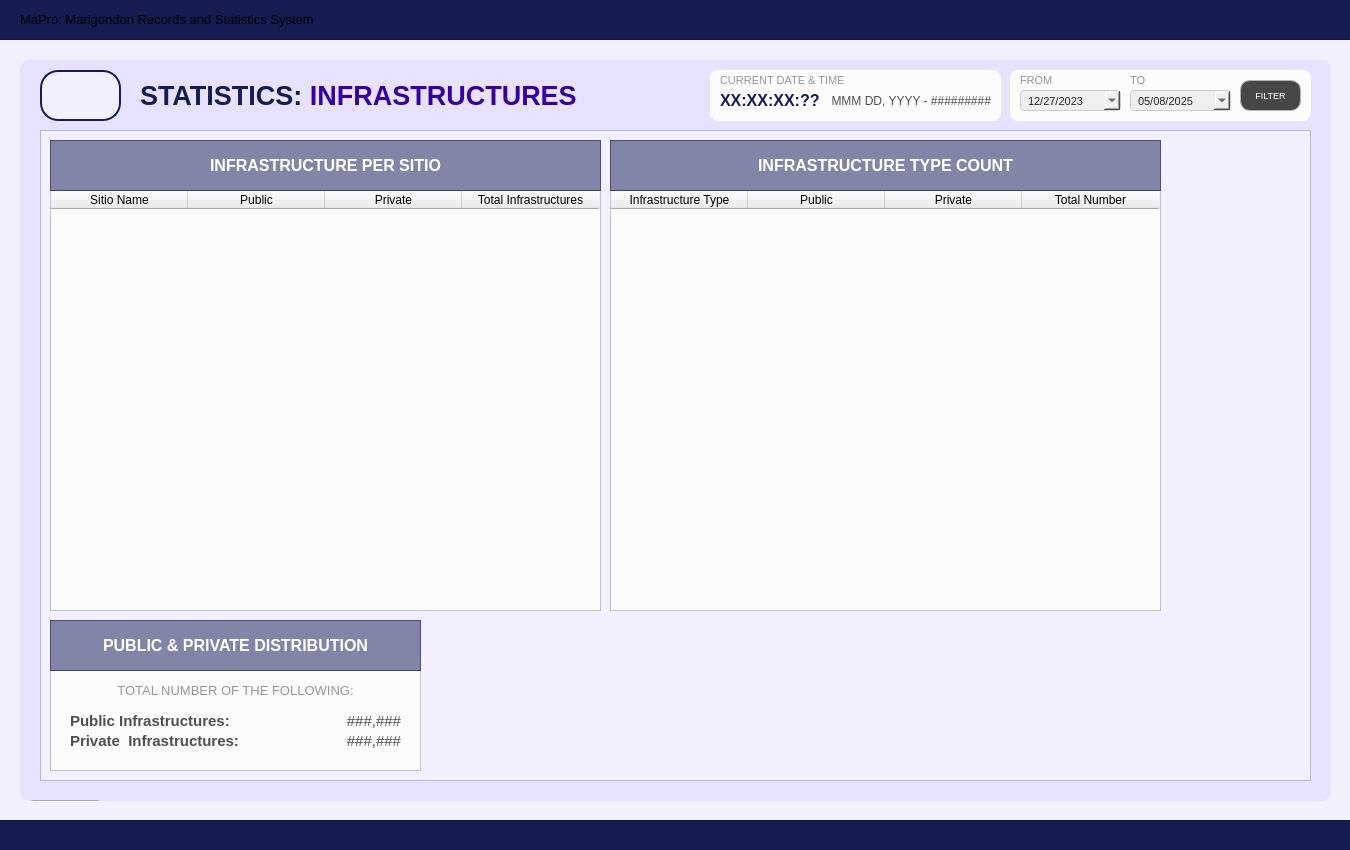
<?xml version="1.0" encoding="UTF-8"?>
<ui version="4.0">
 <class>User_dashboardWidget</class>
 <widget class="QWidget" name="User_dashboardWidget">
  <property name="geometry">
   <rect>
    <x>0</x>
    <y>0</y>
    <width>1350</width>
    <height>850</height>
   </rect>
  </property>
  <property name="sizePolicy">
   <sizepolicy hsizetype="Fixed" vsizetype="Fixed">
    <horstretch>0</horstretch>
    <verstretch>0</verstretch>
   </sizepolicy>
  </property>
  <property name="maximumSize">
   <size>
    <width>1350</width>
    <height>850</height>
   </size>
  </property>
  <property name="windowTitle">
   <string>Form</string>
  </property>
  <property name="styleSheet">
   <string notr="true">#User_dashboardWidget{
	background-color: #f2efff;
}</string>
  </property>
  <widget class="QFrame" name="border_blueLines1">
   <property name="geometry">
    <rect>
     <x>-10</x>
     <y>-1</y>
     <width>1371</width>
     <height>41</height>
    </rect>
   </property>
   <property name="styleSheet">
    <string notr="true">#border_blueLines1{
	background-color: #141c52;
}
</string>
   </property>
   <property name="frameShape">
    <enum>QFrame::Shape::StyledPanel</enum>
   </property>
   <property name="frameShadow">
    <enum>QFrame::Shadow::Raised</enum>
   </property>
   <widget class="QLabel" name="app_title">
    <property name="geometry">
     <rect>
      <x>30</x>
      <y>0</y>
      <width>1301</width>
      <height>41</height>
     </rect>
    </property>
    <property name="font">
     <font>
      <family>Arial</family>
      <pointsize>10</pointsize>
      <bold>false</bold>
     </font>
    </property>
    <property name="styleSheet">
     <string notr="true">#app_title {
	background-color: transparent;
	color: #white;
}
</string>
    </property>
    <property name="text">
     <string>MaPro: Marigondon Records and Statistics System</string>
    </property>
    <property name="alignment">
     <set>Qt::AlignmentFlag::AlignLeading|Qt::AlignmentFlag::AlignLeft|Qt::AlignmentFlag::AlignVCenter</set>
    </property>
   </widget>
  </widget>
  <widget class="QFrame" name="border_blueLines2">
   <property name="geometry">
    <rect>
     <x>-10</x>
     <y>820</y>
     <width>1381</width>
     <height>31</height>
    </rect>
   </property>
   <property name="styleSheet">
    <string notr="true">#border_blueLines2{
	background-color: #141c52;
}
</string>
   </property>
   <property name="frameShape">
    <enum>QFrame::Shape::StyledPanel</enum>
   </property>
   <property name="frameShadow">
    <enum>QFrame::Shadow::Raised</enum>
   </property>
  </widget>
  <widget class="QFrame" name="baseBodyFrame">
   <property name="geometry">
    <rect>
     <x>20</x>
     <y>60</y>
     <width>1311</width>
     <height>741</height>
    </rect>
   </property>
   <property name="styleSheet">
    <string notr="true">#baseBodyFrame {
	background-color: #e7e2ff;
	border: none;
	border-radius: 10px;
}</string>
   </property>
   <property name="frameShape">
    <enum>QFrame::Shape::StyledPanel</enum>
   </property>
   <property name="frameShadow">
    <enum>QFrame::Shadow::Raised</enum>
   </property>
   <widget class="QPushButton" name="logout_buttonLogout_3">
    <property name="geometry">
     <rect>
      <x>10</x>
      <y>740</y>
      <width>71</width>
      <height>31</height>
     </rect>
    </property>
    <property name="font">
     <font>
      <family>Arial</family>
      <pointsize>8</pointsize>
      <bold>true</bold>
     </font>
    </property>
    <property name="cursor">
     <cursorShape>PointingHandCursor</cursorShape>
    </property>
    <property name="styleSheet">
     <string notr="true">#logout_buttonLogout {
    background-color: #bc1c1c;
    color: white;
    border-radius: 5px;
    padding: 10px; /* Optional: Adjusts spacing inside the button */
}
#logout_buttonLogout:hover {
    background-color: #d82020; /* Slightly lighter blue when hovered */
}
#logout_buttonLogout:pressed {
    background-color: #8c1515; /* Darker blue when clicked */
}</string>
    </property>
    <property name="text">
     <string>LOGOUT</string>
    </property>
   </widget>
   <widget class="QLabel" name="title_bodyStatistics">
    <property name="geometry">
     <rect>
      <x>120</x>
      <y>20</y>
      <width>471</width>
      <height>31</height>
     </rect>
    </property>
    <property name="font">
     <font>
      <family>Arial</family>
      <pointsize>20</pointsize>
      <bold>true</bold>
     </font>
    </property>
    <property name="styleSheet">
     <string notr="true">#title_bodyStatistics {
	background-color: transparent;
	color: #141c52;
}
</string>
    </property>
    <property name="text">
     <string>&lt;html&gt;&lt;head/&gt;&lt;body&gt;&lt;p&gt;STATISTICS: &lt;span style=&quot; color:#3600a1;&quot;&gt;INFRASTRUCTURES&lt;/span&gt;&lt;/p&gt;&lt;/body&gt;&lt;/html&gt;</string>
    </property>
   </widget>
   <widget class="QFrame" name="statistics_frameBody">
    <property name="geometry">
     <rect>
      <x>20</x>
      <y>70</y>
      <width>1271</width>
      <height>651</height>
     </rect>
    </property>
    <property name="styleSheet">
     <string notr="true">#statistics_frameBody{
	background-color: #f2efff;
}</string>
    </property>
    <property name="frameShape">
     <enum>QFrame::Shape::StyledPanel</enum>
    </property>
    <property name="frameShadow">
     <enum>QFrame::Shadow::Raised</enum>
    </property>
    <widget class="QTableWidget" name="infra_table">
     <property name="geometry">
      <rect>
       <x>10</x>
       <y>60</y>
       <width>551</width>
       <height>421</height>
      </rect>
     </property>
     <property name="focusPolicy">
      <enum>Qt::FocusPolicy::NoFocus</enum>
     </property>
     <property name="styleSheet">
      <string notr="true">#infra_table{
	background-color: #fcfcfc;
}</string>
     </property>
     <property name="editTriggers">
      <set>QAbstractItemView::EditTrigger::NoEditTriggers</set>
     </property>
     <attribute name="horizontalHeaderDefaultSectionSize">
      <number>137</number>
     </attribute>
     <attribute name="verticalHeaderVisible">
      <bool>false</bool>
     </attribute>
     <column>
      <property name="text">
       <string>Sitio Name</string>
      </property>
      <property name="font">
       <font>
        <family>Arial</family>
       </font>
      </property>
      <property name="background">
       <color>
        <red>59</red>
        <green>57</green>
        <blue>100</blue>
       </color>
      </property>
     </column>
     <column>
      <property name="text">
       <string>Public</string>
      </property>
      <property name="font">
       <font>
        <family>Arial</family>
       </font>
      </property>
      <property name="background">
       <color>
        <red>59</red>
        <green>57</green>
        <blue>100</blue>
       </color>
      </property>
     </column>
     <column>
      <property name="text">
       <string>Private</string>
      </property>
      <property name="font">
       <font>
        <family>Arial</family>
       </font>
      </property>
      <property name="background">
       <color>
        <red>59</red>
        <green>57</green>
        <blue>100</blue>
       </color>
      </property>
     </column>
     <column>
      <property name="text">
       <string>Total Infrastructures</string>
      </property>
      <property name="font">
       <font>
        <family>Arial</family>
       </font>
      </property>
      <property name="background">
       <color>
        <red>59</red>
        <green>57</green>
        <blue>100</blue>
       </color>
      </property>
     </column>
    </widget>
    <widget class="QFrame" name="demo_frameOthers">
     <property name="geometry">
      <rect>
       <x>10</x>
       <y>540</y>
       <width>371</width>
       <height>101</height>
      </rect>
     </property>
     <property name="styleSheet">
      <string notr="true">#demo_frameOthers{
	background-color: #fcfcfc;
}</string>
     </property>
     <property name="frameShape">
      <enum>QFrame::Shape::StyledPanel</enum>
     </property>
     <property name="frameShadow">
      <enum>QFrame::Shadow::Raised</enum>
     </property>
     <widget class="QLabel" name="total_Partnership">
      <property name="geometry">
       <rect>
        <x>190</x>
        <y>60</y>
        <width>161</width>
        <height>21</height>
       </rect>
      </property>
      <property name="font">
       <font>
        <family>Arial</family>
        <pointsize>11</pointsize>
        <bold>false</bold>
       </font>
      </property>
      <property name="styleSheet">
       <string notr="true">#total_Partnership {
	background-color: transparent;
	color: #4f4f4f;
}
</string>
      </property>
      <property name="text">
       <string>###,###</string>
      </property>
      <property name="alignment">
       <set>Qt::AlignmentFlag::AlignRight|Qt::AlignmentFlag::AlignTrailing|Qt::AlignmentFlag::AlignVCenter</set>
      </property>
     </widget>
     <widget class="QLabel" name="total_Sole">
      <property name="geometry">
       <rect>
        <x>190</x>
        <y>40</y>
        <width>161</width>
        <height>21</height>
       </rect>
      </property>
      <property name="font">
       <font>
        <family>Arial</family>
        <pointsize>11</pointsize>
        <bold>false</bold>
       </font>
      </property>
      <property name="styleSheet">
       <string notr="true">#total_Sole {
	background-color: transparent;
	color: #4f4f4f;
}
</string>
      </property>
      <property name="text">
       <string>###,###</string>
      </property>
      <property name="alignment">
       <set>Qt::AlignmentFlag::AlignRight|Qt::AlignmentFlag::AlignTrailing|Qt::AlignmentFlag::AlignVCenter</set>
      </property>
     </widget>
     <widget class="QLabel" name="label_Sole">
      <property name="geometry">
       <rect>
        <x>20</x>
        <y>40</y>
        <width>231</width>
        <height>21</height>
       </rect>
      </property>
      <property name="font">
       <font>
        <family>Arial</family>
        <pointsize>11</pointsize>
        <bold>true</bold>
       </font>
      </property>
      <property name="styleSheet">
       <string notr="true">#label_Sole {
	background-color: transparent;
	color: #4f4f4f;
}
</string>
      </property>
      <property name="text">
       <string>Public Infrastructures:</string>
      </property>
      <property name="alignment">
       <set>Qt::AlignmentFlag::AlignLeading|Qt::AlignmentFlag::AlignLeft|Qt::AlignmentFlag::AlignVCenter</set>
      </property>
     </widget>
     <widget class="QLabel" name="label_Partnership">
      <property name="geometry">
       <rect>
        <x>20</x>
        <y>60</y>
        <width>231</width>
        <height>21</height>
       </rect>
      </property>
      <property name="font">
       <font>
        <family>Arial</family>
        <pointsize>11</pointsize>
        <bold>true</bold>
       </font>
      </property>
      <property name="styleSheet">
       <string notr="true">#label_Partnership {
	background-color: transparent;
	color: #4f4f4f;
}
</string>
      </property>
      <property name="text">
       <string>Private  Infrastructures:</string>
      </property>
      <property name="alignment">
       <set>Qt::AlignmentFlag::AlignLeading|Qt::AlignmentFlag::AlignLeft|Qt::AlignmentFlag::AlignVCenter</set>
      </property>
     </widget>
     <widget class="QLabel" name="label_desc_edlev_2">
      <property name="geometry">
       <rect>
        <x>0</x>
        <y>10</y>
        <width>371</width>
        <height>20</height>
       </rect>
      </property>
      <property name="font">
       <font>
        <family>Arial</family>
        <pointsize>10</pointsize>
       </font>
      </property>
      <property name="styleSheet">
       <string notr="true">#label_desc_edlev_2{
	color: #969696;
}</string>
      </property>
      <property name="text">
       <string>TOTAL NUMBER OF THE FOLLOWING:</string>
      </property>
      <property name="alignment">
       <set>Qt::AlignmentFlag::AlignCenter</set>
      </property>
     </widget>
    </widget>
    <widget class="QFrame" name="table_titleFrameStatistics">
     <property name="geometry">
      <rect>
       <x>10</x>
       <y>10</y>
       <width>551</width>
       <height>51</height>
      </rect>
     </property>
     <property name="styleSheet">
      <string notr="true">#table_titleFrameStatistics{
	background-color: rgba(20, 28, 82, 128)
}
</string>
     </property>
     <property name="frameShape">
      <enum>QFrame::Shape::StyledPanel</enum>
     </property>
     <property name="frameShadow">
      <enum>QFrame::Shadow::Raised</enum>
     </property>
     <widget class="QLabel" name="statistics_labelNote">
      <property name="geometry">
       <rect>
        <x>0</x>
        <y>0</y>
        <width>551</width>
        <height>51</height>
       </rect>
      </property>
      <property name="font">
       <font>
        <family>Arial</family>
        <pointsize>12</pointsize>
        <bold>true</bold>
       </font>
      </property>
      <property name="styleSheet">
       <string notr="true">#statistics_labelNote {
	background-color: transparent;
	color: #FFFFFF;
}
</string>
      </property>
      <property name="text">
       <string>INFRASTRUCTURE PER SITIO</string>
      </property>
      <property name="alignment">
       <set>Qt::AlignmentFlag::AlignCenter</set>
      </property>
     </widget>
    </widget>
    <widget class="QFrame" name="table_titleFrameStatistics3_2">
     <property name="geometry">
      <rect>
       <x>10</x>
       <y>490</y>
       <width>371</width>
       <height>51</height>
      </rect>
     </property>
     <property name="styleSheet">
      <string notr="true">#table_titleFrameStatistics3_2{
	background-color: rgba(20, 28, 82, 128)
}
</string>
     </property>
     <property name="frameShape">
      <enum>QFrame::Shape::StyledPanel</enum>
     </property>
     <property name="frameShadow">
      <enum>QFrame::Shadow::Raised</enum>
     </property>
     <widget class="QLabel" name="statistics_labelNote_5">
      <property name="geometry">
       <rect>
        <x>0</x>
        <y>0</y>
        <width>371</width>
        <height>51</height>
       </rect>
      </property>
      <property name="font">
       <font>
        <family>Arial</family>
        <pointsize>12</pointsize>
        <bold>true</bold>
       </font>
      </property>
      <property name="styleSheet">
       <string notr="true">#statistics_labelNote_5 {
	background-color: transparent;
	color: #FFFFFF;
}
</string>
      </property>
      <property name="text">
       <string>PUBLIC &amp; PRIVATE DISTRIBUTION</string>
      </property>
      <property name="alignment">
       <set>Qt::AlignmentFlag::AlignCenter</set>
      </property>
     </widget>
    </widget>
    <widget class="QTableWidget" name="infra_table_2">
     <property name="geometry">
      <rect>
       <x>570</x>
       <y>60</y>
       <width>551</width>
       <height>421</height>
      </rect>
     </property>
     <property name="focusPolicy">
      <enum>Qt::FocusPolicy::NoFocus</enum>
     </property>
     <property name="styleSheet">
      <string notr="true">#infra_table_2{
	background-color: #fcfcfc;
}</string>
     </property>
     <property name="editTriggers">
      <set>QAbstractItemView::EditTrigger::NoEditTriggers</set>
     </property>
     <attribute name="horizontalHeaderDefaultSectionSize">
      <number>137</number>
     </attribute>
     <attribute name="verticalHeaderVisible">
      <bool>false</bool>
     </attribute>
     <column>
      <property name="text">
       <string>Infrastructure Type</string>
      </property>
      <property name="font">
       <font>
        <family>Arial</family>
       </font>
      </property>
      <property name="background">
       <color>
        <red>59</red>
        <green>57</green>
        <blue>100</blue>
       </color>
      </property>
     </column>
     <column>
      <property name="text">
       <string>Public</string>
      </property>
      <property name="font">
       <font>
        <family>Arial</family>
       </font>
      </property>
      <property name="background">
       <color>
        <red>59</red>
        <green>57</green>
        <blue>100</blue>
       </color>
      </property>
     </column>
     <column>
      <property name="text">
       <string>Private</string>
      </property>
      <property name="font">
       <font>
        <family>Arial</family>
       </font>
      </property>
      <property name="background">
       <color>
        <red>59</red>
        <green>57</green>
        <blue>100</blue>
       </color>
      </property>
     </column>
     <column>
      <property name="text">
       <string>Total Number</string>
      </property>
      <property name="font">
       <font>
        <family>Arial</family>
       </font>
      </property>
      <property name="background">
       <color>
        <red>59</red>
        <green>57</green>
        <blue>100</blue>
       </color>
      </property>
     </column>
    </widget>
    <widget class="QFrame" name="table_titleFrameStatistics_2">
     <property name="geometry">
      <rect>
       <x>570</x>
       <y>10</y>
       <width>551</width>
       <height>51</height>
      </rect>
     </property>
     <property name="styleSheet">
      <string notr="true">#table_titleFrameStatistics_2{
	background-color: rgba(20, 28, 82, 128)
}
</string>
     </property>
     <property name="frameShape">
      <enum>QFrame::Shape::StyledPanel</enum>
     </property>
     <property name="frameShadow">
      <enum>QFrame::Shadow::Raised</enum>
     </property>
     <widget class="QLabel" name="statistics_labelNote_2">
      <property name="geometry">
       <rect>
        <x>0</x>
        <y>0</y>
        <width>551</width>
        <height>51</height>
       </rect>
      </property>
      <property name="font">
       <font>
        <family>Arial</family>
        <pointsize>12</pointsize>
        <bold>true</bold>
       </font>
      </property>
      <property name="styleSheet">
       <string notr="true">#statistics_labelNote_2 {
	background-color: transparent;
	color: #FFFFFF;
}
</string>
      </property>
      <property name="text">
       <string>INFRASTRUCTURE TYPE COUNT</string>
      </property>
      <property name="alignment">
       <set>Qt::AlignmentFlag::AlignCenter</set>
      </property>
     </widget>
    </widget>
   </widget>
   <widget class="QToolButton" name="btn_returnToStatisticsPage">
    <property name="geometry">
     <rect>
      <x>20</x>
      <y>10</y>
      <width>81</width>
      <height>51</height>
     </rect>
    </property>
    <property name="styleSheet">
     <string notr="true">#btn_returnToStatisticsPage {
    background-color: #f2efff;
    color: #141c52;
	border: 2px solid #141c52; 
	border-radius: 18px;
	text-align: left;
    padding: 10px; /* Optional: Adjusts spacing inside the button */
}
#btn_returnToStatisticsPage:hover {
    background-color: #fdfdff; /* Slightly lighter blue when hovered */
}
#btn_returnToStatisticsPage:pressed {
    background-color: #e7e5f4; /* Darker blue when clicked */
}

</string>
    </property>
    <property name="text">
     <string/>
    </property>
    <property name="icon">
     <iconset>
      <normaloff>../../../Assets/FuncIcons/img_return.png</normaloff>../../../Assets/FuncIcons/img_return.png</iconset>
    </property>
    <property name="iconSize">
     <size>
      <width>25</width>
      <height>25</height>
     </size>
    </property>
   </widget>
   <widget class="QFrame" name="demo_frameOthers_3">
    <property name="geometry">
     <rect>
      <x>990</x>
      <y>10</y>
      <width>301</width>
      <height>51</height>
     </rect>
    </property>
    <property name="styleSheet">
     <string notr="true">#demo_frameOthers_3 {
  background-color: #fcfcfc;
  border-radius: 8px; /* Adjust the pixel value to control the roundness */
}</string>
    </property>
    <property name="frameShape">
     <enum>QFrame::Shape::StyledPanel</enum>
    </property>
    <property name="frameShadow">
     <enum>QFrame::Shadow::Raised</enum>
    </property>
    <widget class="QLabel" name="label_total_indppl_2">
     <property name="geometry">
      <rect>
       <x>20</x>
       <y>100</y>
       <width>231</width>
       <height>21</height>
      </rect>
     </property>
     <property name="font">
      <font>
       <family>Arial</family>
       <pointsize>11</pointsize>
       <bold>true</bold>
      </font>
     </property>
     <property name="styleSheet">
      <string notr="true">#label_total_indppl {
	background-color: transparent;
	color: #4f4f4f;
}
</string>
     </property>
     <property name="text">
      <string/>
     </property>
     <property name="alignment">
      <set>Qt::AlignmentFlag::AlignLeading|Qt::AlignmentFlag::AlignLeft|Qt::AlignmentFlag::AlignVCenter</set>
     </property>
    </widget>
    <widget class="QPushButton" name="filter_stat_date_button">
     <property name="geometry">
      <rect>
       <x>230</x>
       <y>10</y>
       <width>61</width>
       <height>31</height>
      </rect>
     </property>
     <property name="font">
      <font>
       <family>Arial</family>
       <pointsize>7</pointsize>
      </font>
     </property>
     <property name="cursor">
      <cursorShape>PointingHandCursor</cursorShape>
     </property>
     <property name="focusPolicy">
      <enum>Qt::FocusPolicy::NoFocus</enum>
     </property>
     <property name="styleSheet">
      <string notr="true">#filter_stat_date_button {

background-color: #474747;

color: white;

border: 1px solid #b5b5b5;

border-radius: 10px;

padding: 10px;

}



#filter_stat_date_button:hover {

background-color: #636363;

color: white;

}



#filter_stat_date_button:pressed {

background-color: #bfbfbf;

color: white;

}</string>
     </property>
     <property name="text">
      <string>FILTER</string>
     </property>
     <property name="icon">
      <iconset>
       <normaloff>../../../Assets/FuncIcons/icon_filter.svg</normaloff>../../../Assets/FuncIcons/icon_filter.svg</iconset>
     </property>
     <property name="iconSize">
      <size>
       <width>18</width>
       <height>18</height>
      </size>
     </property>
    </widget>
    <widget class="QDateEdit" name="filter_date_min">
     <property name="geometry">
      <rect>
       <x>10</x>
       <y>20</y>
       <width>101</width>
       <height>21</height>
      </rect>
     </property>
     <property name="font">
      <font>
       <family>Arial</family>
       <pointsize>8</pointsize>
      </font>
     </property>
     <property name="styleSheet">
      <string notr="true">#filter_date_min {
    background-color: rgb(239, 239, 239);
    color: #242424;
    border: 1px solid #ccc;
    padding: 5px;
    border-radius: 4px;
    font-size: 0.8em; /* Example: 80% of the parent's font size */
}</string>
     </property>
     <property name="dateTime">
      <datetime>
       <hour>0</hour>
       <minute>0</minute>
       <second>0</second>
       <year>2023</year>
       <month>12</month>
       <day>27</day>
      </datetime>
     </property>
     <property name="displayFormat">
      <string>MM/dd/yyyy</string>
     </property>
     <property name="calendarPopup">
      <bool>true</bool>
     </property>
     <property name="currentSectionIndex">
      <number>0</number>
     </property>
     <property name="timeSpec">
      <enum>Qt::TimeSpec::UTC</enum>
     </property>
    </widget>
    <widget class="QDateEdit" name="filter_date_max">
     <property name="geometry">
      <rect>
       <x>120</x>
       <y>20</y>
       <width>101</width>
       <height>21</height>
      </rect>
     </property>
     <property name="font">
      <font>
       <family>Arial</family>
       <pointsize>8</pointsize>
      </font>
     </property>
     <property name="styleSheet">
      <string notr="true">#filter_date_max {
    background-color: rgb(239, 239, 239);
    color: #242424;
    border: 1px solid #ccc;
    padding: 5px;
    border-radius: 4px;
    font-size: 0.8em; /* Example: 80% of the parent's font size */
}</string>
     </property>
     <property name="dateTime">
      <datetime>
       <hour>0</hour>
       <minute>0</minute>
       <second>0</second>
       <year>2025</year>
       <month>5</month>
       <day>8</day>
      </datetime>
     </property>
     <property name="displayFormat">
      <string>MM/dd/yyyy</string>
     </property>
     <property name="calendarPopup">
      <bool>true</bool>
     </property>
     <property name="currentSectionIndex">
      <number>0</number>
     </property>
     <property name="timeSpec">
      <enum>Qt::TimeSpec::UTC</enum>
     </property>
    </widget>
    <widget class="QLabel" name="label_from">
     <property name="geometry">
      <rect>
       <x>10</x>
       <y>1</y>
       <width>101</width>
       <height>20</height>
      </rect>
     </property>
     <property name="font">
      <font>
       <family>Arial</family>
       <pointsize>8</pointsize>
      </font>
     </property>
     <property name="styleSheet">
      <string notr="true">#label_from{
	color: #969696;
}</string>
     </property>
     <property name="text">
      <string>&lt;html&gt;&lt;head/&gt;&lt;body&gt;&lt;p&gt;FROM&lt;/p&gt;&lt;/body&gt;&lt;/html&gt;</string>
     </property>
     <property name="alignment">
      <set>Qt::AlignmentFlag::AlignLeading|Qt::AlignmentFlag::AlignLeft|Qt::AlignmentFlag::AlignVCenter</set>
     </property>
    </widget>
    <widget class="QLabel" name="label_to">
     <property name="geometry">
      <rect>
       <x>120</x>
       <y>1</y>
       <width>101</width>
       <height>20</height>
      </rect>
     </property>
     <property name="font">
      <font>
       <family>Arial</family>
       <pointsize>8</pointsize>
      </font>
     </property>
     <property name="styleSheet">
      <string notr="true">#label_to{
	color: #969696;
}</string>
     </property>
     <property name="text">
      <string>&lt;html&gt;&lt;head/&gt;&lt;body&gt;&lt;p&gt;TO&lt;/p&gt;&lt;/body&gt;&lt;/html&gt;</string>
     </property>
     <property name="alignment">
      <set>Qt::AlignmentFlag::AlignLeading|Qt::AlignmentFlag::AlignLeft|Qt::AlignmentFlag::AlignVCenter</set>
     </property>
    </widget>
   </widget>
   <widget class="QFrame" name="demo_frameDateTime">
    <property name="geometry">
     <rect>
      <x>690</x>
      <y>10</y>
      <width>291</width>
      <height>51</height>
     </rect>
    </property>
    <property name="styleSheet">
     <string notr="true">#demo_frameDateTime {
  background-color: #fcfcfc;
  border-radius: 8px; /* Adjust the pixel value to control the roundness */
}</string>
    </property>
    <property name="frameShape">
     <enum>QFrame::Shape::StyledPanel</enum>
    </property>
    <property name="frameShadow">
     <enum>QFrame::Shadow::Raised</enum>
    </property>
    <widget class="QLabel" name="label_total_indppl_3">
     <property name="geometry">
      <rect>
       <x>20</x>
       <y>100</y>
       <width>231</width>
       <height>21</height>
      </rect>
     </property>
     <property name="font">
      <font>
       <family>Arial</family>
       <pointsize>11</pointsize>
       <bold>true</bold>
      </font>
     </property>
     <property name="styleSheet">
      <string notr="true">#label_total_indppl {
	background-color: transparent;
	color: #4f4f4f;
}
</string>
     </property>
     <property name="text">
      <string/>
     </property>
     <property name="alignment">
      <set>Qt::AlignmentFlag::AlignLeading|Qt::AlignmentFlag::AlignLeft|Qt::AlignmentFlag::AlignVCenter</set>
     </property>
    </widget>
    <widget class="QLabel" name="label_datetime">
     <property name="geometry">
      <rect>
       <x>10</x>
       <y>1</y>
       <width>161</width>
       <height>20</height>
      </rect>
     </property>
     <property name="font">
      <font>
       <family>Arial</family>
       <pointsize>8</pointsize>
      </font>
     </property>
     <property name="styleSheet">
      <string notr="true">#label_datetime{
	color: #969696;
}</string>
     </property>
     <property name="text">
      <string>&lt;html&gt;&lt;head/&gt;&lt;body&gt;&lt;p&gt;CURRENT DATE &amp;amp; TIME&lt;/p&gt;&lt;/body&gt;&lt;/html&gt;</string>
     </property>
     <property name="alignment">
      <set>Qt::AlignmentFlag::AlignLeading|Qt::AlignmentFlag::AlignLeft|Qt::AlignmentFlag::AlignVCenter</set>
     </property>
    </widget>
    <widget class="QLabel" name="text_time">
     <property name="geometry">
      <rect>
       <x>10</x>
       <y>20</y>
       <width>111</width>
       <height>21</height>
      </rect>
     </property>
     <property name="font">
      <font>
       <family>Arial</family>
       <pointsize>12</pointsize>
       <bold>true</bold>
      </font>
     </property>
     <property name="styleSheet">
      <string notr="true">#text_time {
	background-color: transparent;
	color: #141c52;
}
</string>
     </property>
     <property name="text">
      <string>XX:XX:XX:??</string>
     </property>
     <property name="alignment">
      <set>Qt::AlignmentFlag::AlignLeading|Qt::AlignmentFlag::AlignLeft|Qt::AlignmentFlag::AlignVCenter</set>
     </property>
    </widget>
    <widget class="QLabel" name="text_date">
     <property name="geometry">
      <rect>
       <x>120</x>
       <y>20</y>
       <width>161</width>
       <height>21</height>
      </rect>
     </property>
     <property name="font">
      <font>
       <family>Arial</family>
       <pointsize>9</pointsize>
       <bold>false</bold>
      </font>
     </property>
     <property name="styleSheet">
      <string notr="true">#text_date {
	background-color: transparent;
	color: #4f4f4f;
}
</string>
     </property>
     <property name="text">
      <string>MMM DD, YYYY - #########</string>
     </property>
     <property name="alignment">
      <set>Qt::AlignmentFlag::AlignRight|Qt::AlignmentFlag::AlignTrailing|Qt::AlignmentFlag::AlignVCenter</set>
     </property>
    </widget>
   </widget>
  </widget>
 </widget>
 <resources/>
 <connections/>
</ui>
